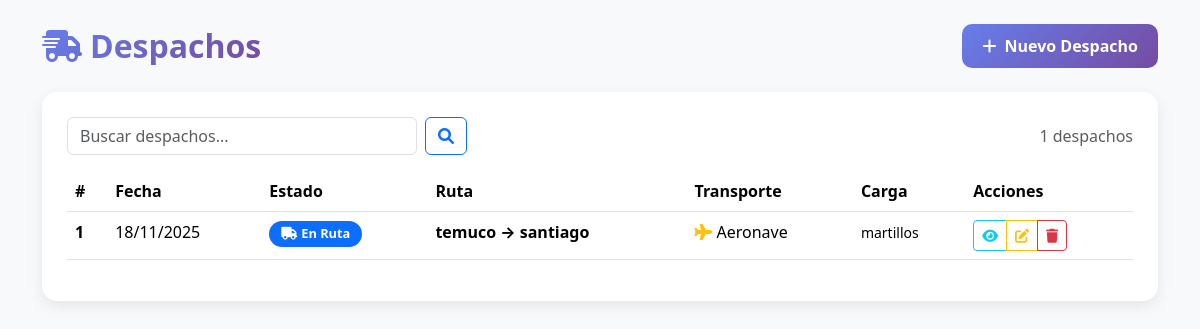
The app's page /transporte/despachos/ with its own data.
### transporte/models.py (models this page shows, shortened)
class Despacho(models.Model):
    id = models.AutoField(primary_key=True)
    fecha_despacho = models.DateField()
    estado = models.CharField(
        max_length=20,
        choices=ESTADO_DESPACHO_CHOICES,
        default='PENDIENTE'
    )
    costo_envio = models.FloatField()
    ruta = models.ForeignKey(Ruta, on_delete=models.PROTECT, related_name='despachos')
    vehiculo = models.ForeignKey(
        Vehiculo,
        on_delete=models.PROTECT,
        related_name='despachos',
        null=True, blank=True
    )
    conductor = models.ForeignKey(
        Conductor,
        on_delete=models.PROTECT,
        related_name='despachos',
        null=True, blank=True
    )
    aeronave = models.ForeignKey(
        Aeronave,
        on_delete=models.PROTECT,
        related_name='despachos',
        null=True, blank=True
    )
    piloto = models.ForeignKey(
        Piloto,
        on_delete=models.PROTECT,
        related_name='despachos',
        null=True, blank=True
    )
    carga = models.OneToOneField(
        Carga,
        on_delete=models.PROTECT,
        related_name='despacho',
        null=True, blank=True
    )

class Ruta(models.Model):
    id = models.AutoField(primary_key=True)
    origen = models.CharField(max_length=100)
    destino = models.CharField(max_length=100)
    tipo_transporte = models.CharField(
        max_length=15,
        choices=TIPO_TRANSPORTE_CHOICES,
        default='TERRESTRE'
    )
    distancia_km = models.FloatField()

class Carga(models.Model):
    id = models.AutoField(primary_key=True)
    descripcion = models.CharField(max_length=255)
    peso_kg = models.FloatField()
    tipo_mercancia = models.CharField(max_length=50)
    valor_estimado = models.DecimalField(max_digits=10, decimal_places=2)
    cliente = models.ForeignKey(Cliente, on_delete=models.CASCADE, related_name='cargas')

### transporte/views.py (the view)
# urls.py: path('despachos/', views.despachos_listado, name='despachos_listado'),
def despachos_listado(request):
    query = request.GET.get('q')
    if query:
        despachos = Despacho.objects.filter(
            Q(ruta__origen__icontains=query) |
            Q(ruta__destino__icontains=query) |
            Q(estado__icontains=query) |
            Q(vehiculo__patente__icontains=query) |
            Q(aeronave__matricula__icontains=query) |
            Q(conductor__nombre__icontains=query) |
            Q(piloto__nombre__icontains=query)
        )
    else:
        despachos = Despacho.objects.all()
    return render(request, "transporte/despachos/listado_despachos.html", {"despachos": despachos})

### transporte/templates/transporte/despachos/listado_despachos.html (shortened to what this page needs)
{% load static %}
<!DOCTYPE html>
<html lang="es">
<head>
    <link href="https://cdn.jsdelivr.net/npm/bootstrap@5.3.2/dist/css/bootstrap.min.css" rel="stylesheet">
    <link rel="stylesheet" href="https://cdnjs.cloudflare.com/ajax/libs/font-awesome/6.0.0/css/all.min.css">
</head>
<body>
<div class="container py-4">
    <div class="d-flex justify-content-between align-items-center mb-4">
        <h2 class="title m-0">
            <i class="fas fa-shipping-fast me-2"></i>Despachos
        </h2>
        <a href="{% url 'transporte:despacho_crear' %}" class="btn btn-primary">
            <i class="fas fa-plus me-2"></i>Nuevo Despacho
        </a>
    </div>
    <div class="table-container">
        <div class="d-flex justify-content-between align-items-center mb-3">
            <form class="d-flex" method="get" style="flex: 1; max-width: 400px;">
                <input class="form-control me-2" name="q" placeholder="Buscar despachos...">
                <button class="btn btn-outline-primary">
                    <i class="fas fa-search"></i>
                </button>
            </form>
            <span class="text-muted">{{ despachos.count }} despachos</span>
        </div>
        <div class="table-responsive">
            <table class="table table-hover">
                <thead>
                    <tr>
                        <th>#</th>
                        <th>Fecha</th>
                        <th>Estado</th>
                        <th>Ruta</th>
                        <th>Transporte</th>
                        <th>Carga</th>
                        <th>Acciones</th>
                    </tr>
                </thead>
                <tbody>
                    {% for d in despachos %}
                    <tr>
                        <td><strong>{{ d.id }}</strong></td>
                        <td>{{ d.fecha_despacho|date:"d/m/Y" }}</td>
                        <td>
                            {% if d.estado == "PENDIENTE" %}
                                <span class="badge bg-warning badge-estado">
                                    <i class="fas fa-clock me-1"></i>Pendiente
                                </span>
                            {% elif d.estado == "EN RUTA" %}
                                <span class="badge bg-primary badge-estado">
                                    <i class="fas fa-truck me-1"></i>En Ruta
                                </span>
                            {% else %}
                                <span class="badge bg-success badge-estado">
                                    <i class="fas fa-check me-1"></i>Entregado
                                </span>
                            {% endif %}
                        </td>
                        <td>
                            <strong>{{ d.ruta.origen }} → {{ d.ruta.destino }}</strong>
                        </td>
                        <td>
                            {% if d.vehiculo %}
                                <i class="fas fa-truck text-success me-1"></i>Vehículo
                            {% elif d.aeronave %}
                                <i class="fas fa-plane text-warning me-1"></i>Aeronave
                            {% else %}
                                <span class="text-muted">-</span>
                            {% endif %}
                        </td>
                        <td>
                            {% if d.carga %}
                                <small>{{ d.carga.descripcion|truncatewords:3 }}</small>
                            {% else %}
                                <span class="text-muted">Sin carga</span>
                            {% endif %}
                        </td>
                        <td>
                            <div class="btn-group btn-group-sm">
                                <a href="{% url 'transporte:despacho_detalle' d.id %}" class="btn btn-outline-info">
                                    <i class="fas fa-eye"></i>
                                </a>
                                <a href="{% url 'transporte:despacho_editar' d.id %}" class="btn btn-outline-warning">
                                    <i class="fas fa-edit"></i>
                                </a>
                                <a href="{% url 'transporte:despacho_eliminar' d.id %}" class="btn btn-outline-danger">
                                    <i class="fas fa-trash"></i>
                                </a>
                            </div>
                        </td>
                    </tr>
                    {% endfor %}
                </tbody>
            </table>
        </div>
    </div>
</div>
</body>
</html>

### transporte/templates/transporte/despachos/listado_despachos.html (style rules this page uses)
body { background: #f8f9fa; }
.table-container { background: white; padding: 25px; border-radius: 15px; box-shadow: 0 5px 15px rgba(0,0,0,.08); }
.title { font-weight: 700; color: #2c3e50; background: linear-gradient(135deg, #667eea 0%, #764ba2 100%); -webkit-background-clip: text; -webkit-text-fill-color: transparent; }
.btn-primary { background: linear-gradient(135deg, #667eea 0%, #764ba2 100%); border: none; border-radius: 10px; padding: 10px 20px; font-weight: 600; }
.table thead { background: linear-gradient(135deg, #667eea 0%, #764ba2 100%); color: white; }
.badge-estado { padding: 6px 12px; border-radius: 20px; font-size: 0.8rem; }

### records on screen
Despacho: id "1", fecha_despacho "18/11/2025", estado "EN RUTA" (drawn), ruta.origen "temuco", ruta.destino "santiago", shows "Aeronave", carga.descripcion "martillos"

### other values on screen
{{ despachos.count }} "1"
